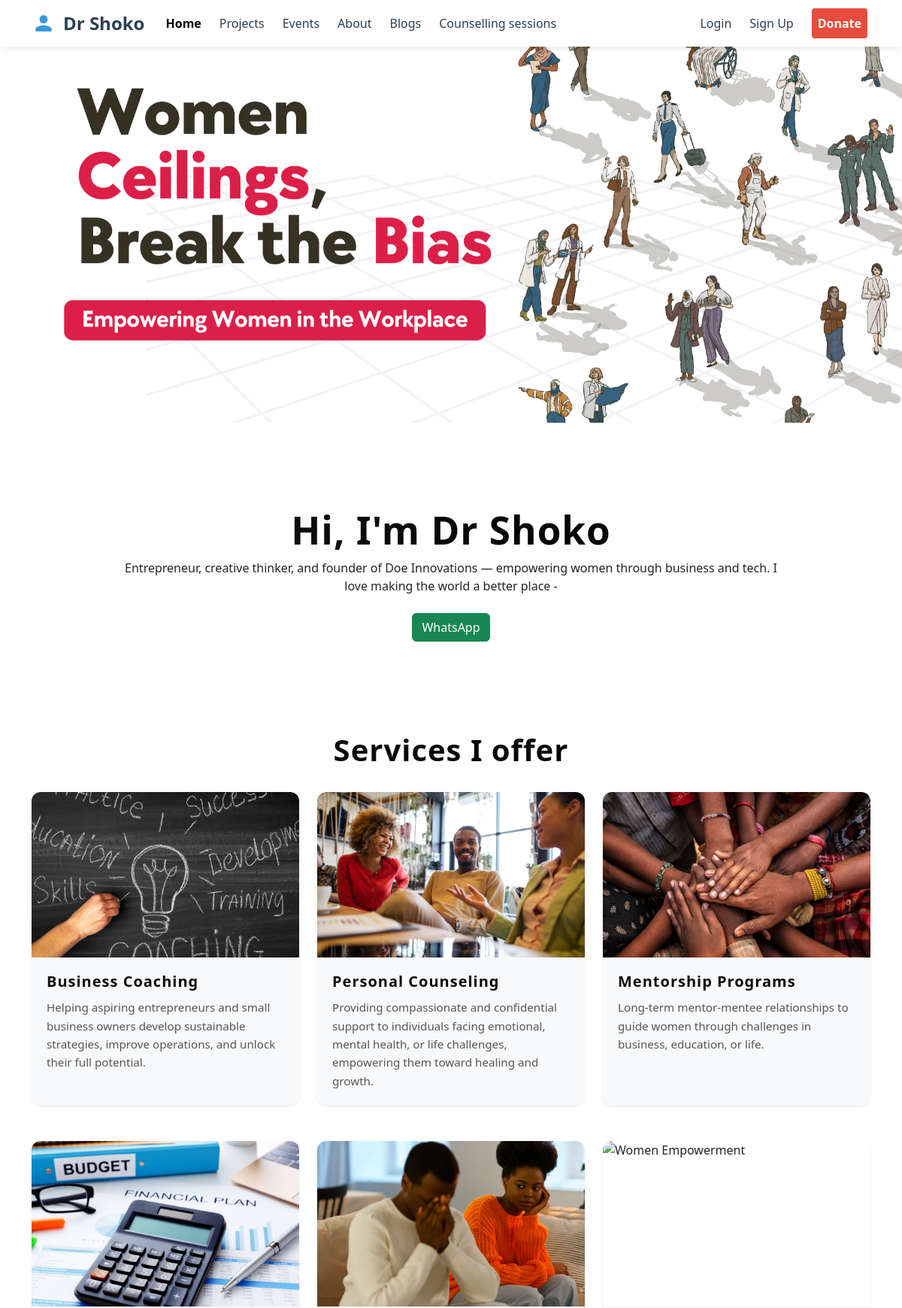
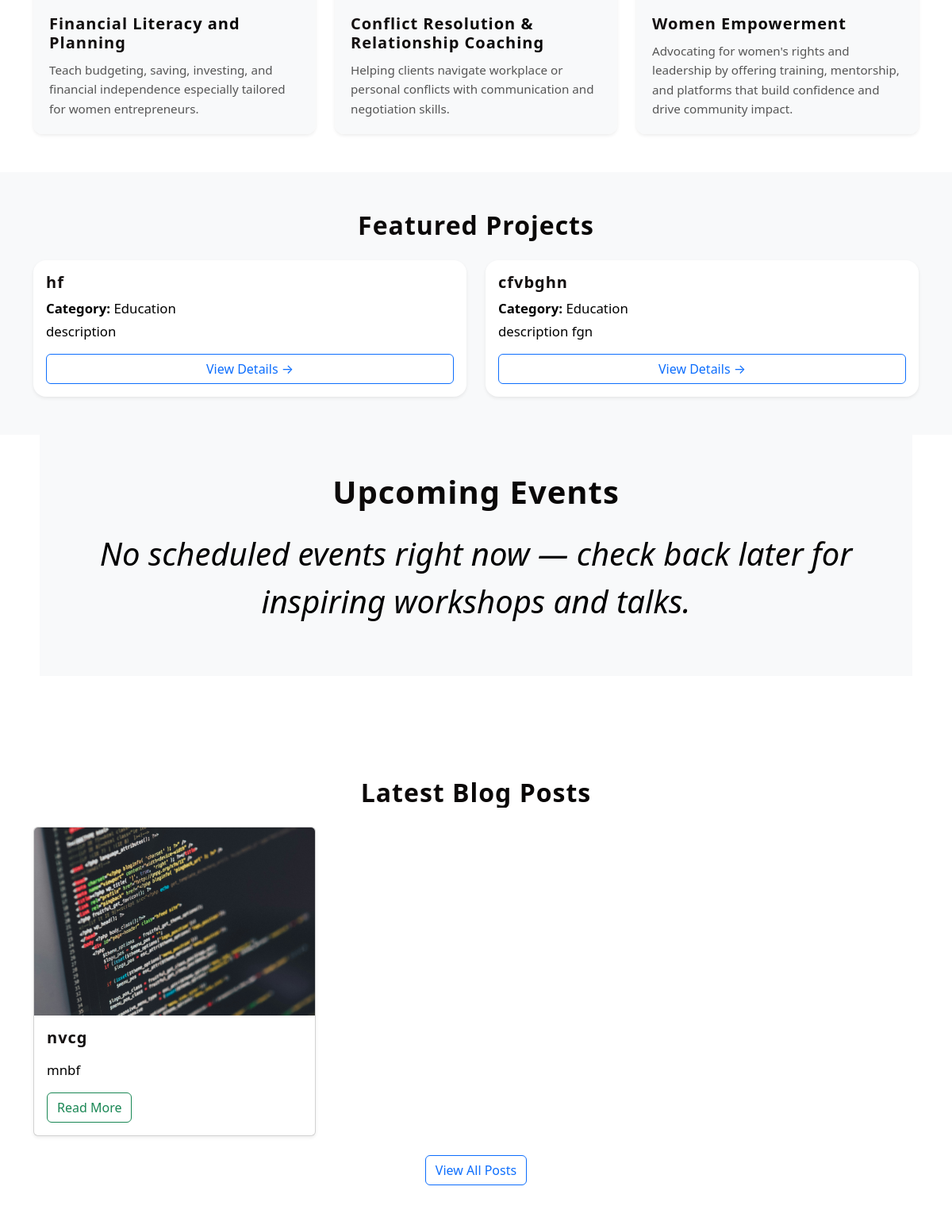
The page / (upper part) on the database its author committed (2 pictures, top to bottom).
### core/models.py (models this page shows, shortened)
class Project(models.Model):
    CATEGORY_CHOICES = [
        ('Education', 'Education'),
        ('Health', 'Health'),
        ('Entrepreneurship', 'Entrepreneurship'),
        ('Community Development', 'Community Development'),
        ('Technology', 'Technology'),
        ('Environment', 'Environment'),
        ('Other', 'Other'),
    ]
    STATUS_CHOICES = [
        ('upcoming', 'Upcoming'),
        ('ongoing', 'Ongoing'),
        ('completed', 'Completed'),
        ('paused', 'Paused'),
    ]
    DURATION_UNITS = [
        ('days', 'Days'),
        ('weeks', 'Weeks'),
        ('months', 'Months'),
    ]
    title = models.CharField(max_length=200)
    category = models.CharField(max_length=50, choices=CATEGORY_CHOICES, default='Education')
    description = models.TextField(default='description')
    requirements = models.TextField(blank=True,)
    benefits = models.TextField(blank=True)
    image = models.ImageField(upload_to='media/projects/', blank=True, null=True)
    url = models.URLField(blank=True, null=True)
    created_at = models.DateTimeField(auto_now_add=True,)
    duration = models.PositiveIntegerField(blank=True, null=True)  # e.g. 6
    duration_unit = models.CharField(max_length=10, choices=DURATION_UNITS, blank=True, null=True)  # e.g. 'weeks'
    status = models.CharField(max_length=10, choices=STATUS_CHOICES, default='upcoming')
    location = models.TextField(blank=True, null=True)  # "Virtual - Zoom", "Physical - Harare, Zimbabwe"
    team_members = models.ManyToManyField(User, related_name='projects', blank=True)
    owner = models.ForeignKey(User, on_delete=models.SET_NULL, null=True, blank=True, related_name='owned_projects')
    created_at = models.DateTimeField(auto_now_add=True)

class BlogPost(models.Model):
    title = models.CharField(max_length=250)
    slug = models.SlugField(unique=True)
    content =  RichTextField()
    featured_image = models.ImageField(upload_to='media/blog/', null=True, blank=True)
    published_date = models.DateTimeField(auto_now_add=True)
    author = models.CharField(max_length=100, default='Shoko')

### core/views.py (the view)
# urls.py: path('', views.index, name='index'),
def index(request):
    featured_projects = Project.objects.order_by('-created_at')[:2]
    upcoming_events = Event.objects.filter(event_date__gte=timezone.now().date()).order_by('event_date')[:2]
    recent_blog_posts = BlogPost.objects.order_by('-published_date')[:3]
    categories = Project.CATEGORY_CHOICES
    projects_per_category = {category: Project.objects.filter(category=category).count() for category, _ in categories}
    context = {
        'featured_projects': featured_projects,
        'events': upcoming_events,
        'blog_posts': recent_blog_posts,
        'projects_per_category': projects_per_category,
        'total_projects': Project.objects.count(),
    }
    return render(request, 'core/index.html', context)

### core/context_processors.py (called while the page is built)
def approved_projects_count(request):
    user = request.user
    if user.is_authenticated:
        count = ProjectApplication.objects.filter(user=user, status='approved').count()
        return {'approved_projects_count': count}
    return {'approved_projects_count': 0}

### core/templates/core/index.html (shortened to what this page needs)
{% extends "core/base.html" %}
{% load static %}
{% block content %}
<div class="carousel slide carousel-fade" data-bs-ride="carousel" id="mainCarousel">
<div class="carousel-inner">
    <div class="carousel-item {% if not blogs and not projects %}active{% endif %}">
<img alt="Fallback Slide" class="d-block w-100" src="{% static 'images/Women.png' %}" style="max-height:500px; object-fit:cover;"/>
</div>
</div>
<button class="carousel-control-prev" data-bs-slide="prev" data-bs-target="#mainCarousel" type="button">
<span aria-hidden="true" class="carousel-control-prev-icon"></span>
</button>
<button class="carousel-control-next" data-bs-slide="next" data-bs-target="#mainCarousel" type="button">
<span aria-hidden="true" class="carousel-control-next-icon"></span>
</button>
</div>
<section id="home" class="hero text-center py-5">
  <h1>Hi, I'm Dr Shoko</h1>
    Entrepreneur, creative thinker, and founder of Doe Innovations — empowering women through business and tech.
    I love making the world a better place -
  <div class="d-flex justify-content-center gap-3 my-4">
    <a href="https://wa.me/263780808201" target="_blank" class="btn btn-success">
       WhatsApp
    </a>
  </div>
</section>
<section id="services">
 <h1 class="text-center fw-bold">Services I offer</h1>
 <br/>
  <div class="container">
    <div class="row">
      <div class="col-md-4 mb-5">
        <div class="card h-100 shadow-sm">
          <img src="{% static 'images/1.png' %}" class="card-img-top" alt="Business Coaching">
          <div class="card-body">
            <h5 class="card-title">Business Coaching</h5>
            <p class="card-text">
              Helping aspiring entrepreneurs and small business owners develop sustainable strategies, improve operations, and unlock their full potential.
            </p>
          </div>
        </div>
      </div>
      <div class="col-md-4 mb-5">
        <div class="card h-100 shadow-sm">
          <img src="{% static 'images/2.png' %}" class="card-img-top" alt="Personal Counseling">
          <div class="card-body">
            <h5 class="card-title">Personal Counseling</h5>
            <p class="card-text">
              Providing compassionate and confidential support to individuals facing emotional, mental health, or life challenges, empowering them toward healing and growth.
            </p>
          </div>
        </div>
      </div>
         <div class="col-md-4 mb-5">
        <div class="card h-100 shadow-sm">
          <img src="{% static 'images/6.png' %}" class="card-img-top" alt="Personal Counseling">
          <div class="card-body">
            <h5 class="card-title">Mentorship Programs</h5>
            <p class="card-text">
              Long-term mentor-mentee relationships to guide women through challenges in business, education, or life.
            </p>
          </div>
        </div>
      </div>
      <div class="col-md-4 mb-5">
        <div class="card h-100 shadow-sm">
          <img src="{% static 'images/4.png' %}" class="card-img-top" alt="Personal Counseling">
          <div class="card-body">
            <h5 class="card-title">Financial Literacy and Planning</h5>
            <p class="card-text">
              Teach budgeting, saving, investing, and financial independence especially tailored for women entrepreneurs.
            </p>
          </div>
        </div>
      </div>
      <div class="col-md-4 mb-5">
        <div class="card h-100 shadow-sm">
          <img src="{% static 'images/5.png' %}" class="card-img-top" alt="Personal Counseling">
          <div class="card-body">
            <h5 class="card-title">Conflict Resolution & Relationship Coaching</h5>
            <p class="card-text">
              Helping clients navigate workplace or personal conflicts with communication and negotiation skills.
          </div>
        </div>
      </div>
      <div class="col-md-4 mb-5">
        <div class="card h-100 shadow-sm">
          <img src="{% static 'images/3.png' %}" class="card-img-top" alt="Women Empowerment">
          <div class="card-body">
            <h5 class="card-title">Women Empowerment</h5>
            <p class="card-text">
              Advocating for women's rights and leadership by offering training, mentorship, and platforms that build confidence and drive community impact.
            </p>
          </div>
        </div>
      </div>
    </div>
  </div>
</section>
<section id="projects" class="bg-light py-5">
  <div class="container">
    <h2 class="text-center mb-4">Featured Projects</h2>
    {% if featured_projects %}
      <div class="row g-4">
        {% for project in featured_projects %}
        <div class="col-md-6">
          <div class="card h-100 shadow-sm border-0 rounded-4">
            <div class="card-body d-flex flex-column">
              <h5 class="card-title">{{ project.title }}</h5>
              <p class="mb-1"><strong>Category:</strong> {{ project.category }}</p>
              <p class="card-text flex-grow-1">{{ project.description|truncatewords:30 }}</p>
              <a href="{% url 'project_detail' project.id %}" class="btn btn-outline-primary mt-auto">View Details →</a>
            </div>
          </div>
        </div>
        {% endfor %}
      </div>
    {% else %}
      <p class="text-center fst-italic text-muted fs-1">Exciting projects coming soon…</p>
    {% endif %}
  </div>
</section>
<section id="events" class="events py-5 bg-light">
  <div class="container">
    <h2 class="mb-4 text-center">Upcoming Events</h2>
    <div class="event-cards d-flex flex-column gap-3">
      {% for event in events %}
        <div class="event-card border rounded shadow-sm p-3">
          <div class="event-date fw-bold">{{ event.date|date:"M d, Y" }} (in {{ event.days_until }} days)</div>
          <div class="event-title h5">{{ event.title }}</div>
          <div class="event-desc">{{ event.description }}</div>
        </div>
      {% empty %}
        <p class="text-center fst-italic fs-1">No scheduled events right now — check back later for inspiring workshops and talks.</p>
      {% endfor %}
    </div>
  </div>
</section>
<section id="blog" class="py-5">
  <div class="container">
    <h2 class="text-center mb-4">Latest Blog Posts</h2>
    <div class="row g-4">
      {% for post in blog_posts %}
      <div class="col-md-4">
        <div class="card h-100 shadow-sm blog-card">
          <img src="{{ post.featured_image.url }}" class="card-img-top" alt="{{ post.title }}" loading="lazy">
          <div class="card-body">
            <h5 class="card-title">{{ post.title }}</h5>
            <p class="card-text">{{ post.content|safe|truncatewords:25 }}</p>
            <a href="{% url 'blog_post_detail' post.slug %}" class="btn btn-outline-success">Read More</a>
          </div>
        </div>
      </div>
      {% empty %}
      <p class="text-center fst-italic fs-1">Thought-provoking articles and insights coming soon — stay connected!</p>
      {% endfor %}
    </div>
    <div class="text-center mt-4">
      <a href="{% url 'blog' %}" class="btn btn-outline-primary">View All Posts</a>
    </div>
  </div>
</section>
</body>
{% endblock %}

### core/static/core/css/style.css (style rules this page uses)
h1, h2, h3, h4, h5, h6 { font-weight: 900; letter-spacing: 1px; background: linear-gradient(90deg, #141010, #000000); -webkit-background-clip: text; background-clip: text; -webkit-text-fill-color: transparent; }
p { font-size: 1.05rem; color: #000000; }
.hero { max-width: 900px; margin: 4rem auto 3rem; padding: 0 1rem; text-align: center; }
.hero h1 { font-size: 3.2rem; }
#services .card { transition: transform 0.3s ease, box-shadow 0.3s ease; border: none; border-radius: 12px; overflow: hidden; }
#services .card-img-top { object-fit: cover; height: 220px; }
#services .card-body { background-color: #f8f9fa; padding: 20px; }
#services .card-title { font-size: 1.25rem; color: #0d6efd; font-weight: 600; margin-bottom: 10px; }
#services .card-text { color: #555; font-size: 0.95rem; line-height: 1.6; }
.events { max-width: 1100px; margin: 0 auto 5rem; padding: 0 1rem; }
.events h2 { text-align: center; font-size: 2.5rem; }
.event-cards { display: grid; grid-template-columns: repeat(auto-fit, minmax(280px, 1fr)); gap: 2rem; }
.carousel-item img { max-height: 400px; object-fit: cover; width: 100%; }
.carousel-control-prev-icon, .carousel-control-next-icon { width: 35px; height: 35px; }
.carousel-control-prev-icon { background-image: url('https://cdn.jsdelivr.net/npm/bootstrap@5.3.3/dist/img/arrow-left.svg'); }

### rows shown on the page
Project: title "hf", category "Education", description "description"
Project: title "cfvbghn", category "Education", description "description fgn"
BlogPost: featured_image (picture), title "nvcg", content "mnbf"
